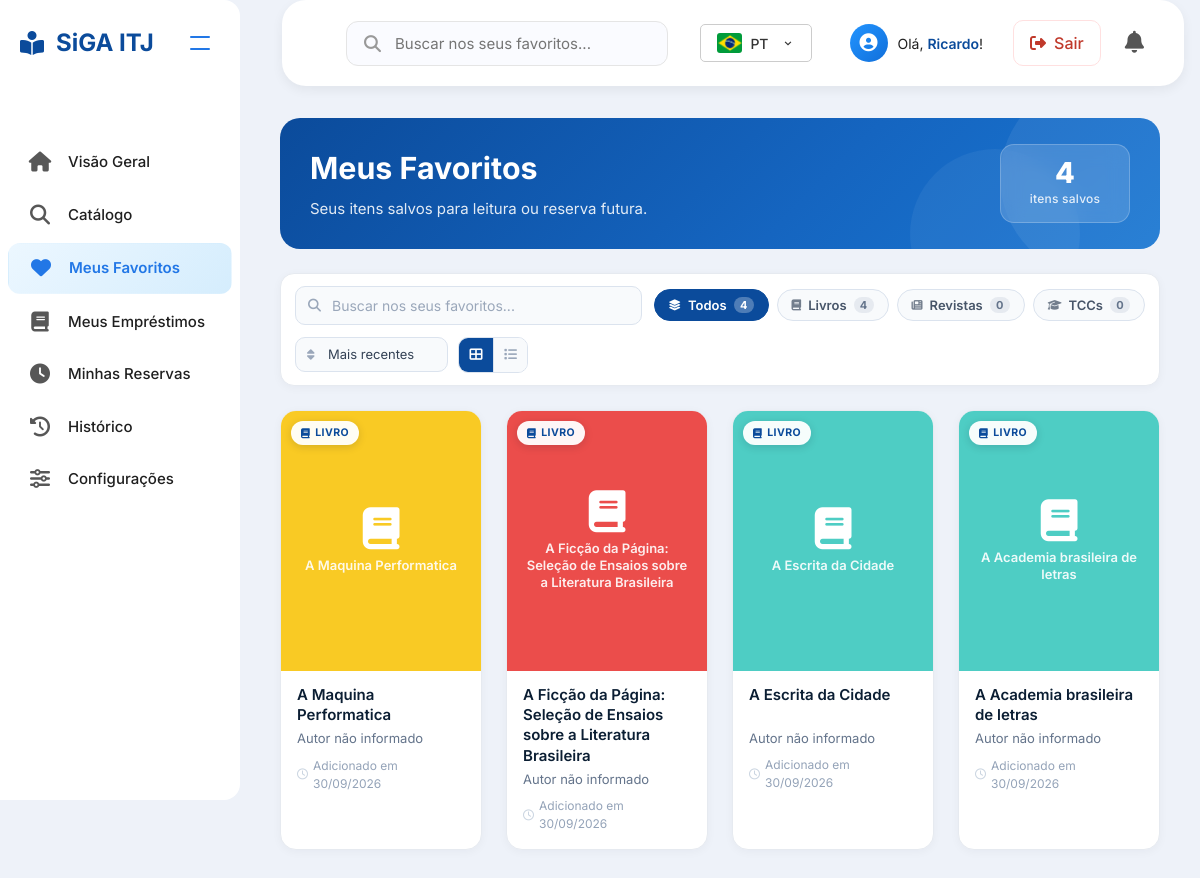
The page /aluno/favoritos.php (signed in) on the database its author committed.
### tables this page shows
CREATE TABLE `favoritos` (
  `id` int(11) NOT NULL,
  `usuario_id` bigint(20) UNSIGNED NOT NULL,
  `item_id` int(11) NOT NULL,
  `tipo_item` enum('livro','revista','tcc') NOT NULL,
  `data_favorito` datetime DEFAULT current_timestamp()
);

CREATE TABLE `catalogo` (
  `id_catalogo` int(11) NOT NULL,
  `titulo` varchar(255) NOT NULL,
  `autor` varchar(255) DEFAULT NULL,
  `tipo` enum('livro','revista','tcc') NOT NULL,
  `editora` varchar(255) DEFAULT NULL,
  `ano_publicacao` int(11) DEFAULT NULL,
  `isbn` varchar(20) DEFAULT NULL,
  `descricao` text DEFAULT NULL,
  `quantidade` int(11) DEFAULT 1,
  `localizacao` varchar(50) DEFAULT NULL,
  `capa_url` varchar(255) DEFAULT NULL,
  `destaque` tinyint(1) NOT NULL DEFAULT 0,
  `data_cadastro` timestamp NOT NULL DEFAULT current_timestamp()
);

### aluno/favoritos.php (the view, shortened to what this page needs)
<?php
require_once __DIR__ . '/verificar_login.php';
$usuario_id = $_SESSION['usuario_id'];
$sql_nome = "SELECT nome_aluno FROM login_aluno WHERE id_aluno = ?";
$stmt_nome = $conn->prepare($sql_nome);
$stmt_nome->bind_param("i", $usuario_id);
$stmt_nome->execute();
$primeiroNome = 'Aluno';
if ($row = $stmt_nome->get_result()->fetch_assoc()) {
    $primeiroNome = explode(' ', trim($row['nome_aluno']))[0];
}
$sql_fav = "
    SELECT f.item_id, f.tipo_item, f.data_favorito,
           c.titulo,
           c.autor AS subtitulo,
           c.capa_url AS capa,
           c.tipo
    FROM favoritos f
    INNER JOIN catalogo c ON f.item_id = c.id_catalogo AND f.tipo_item = c.tipo
    WHERE f.usuario_id = ?
    ORDER BY f.data_favorito DESC
";
$stmt_fav = $conn->prepare($sql_fav);
$stmt_fav->bind_param("i", $usuario_id);
$stmt_fav->execute();
$result_fav = $stmt_fav->get_result();
$favoritos = $result_fav->fetch_all(MYSQLI_ASSOC);
$totalFavoritos = count($favoritos);
$contagemTipos = ['livro' => 0, 'revista' => 0, 'tcc' => 0];
foreach ($favoritos as $fav) {
    if (isset($contagemTipos[$fav['tipo']])) {
        $contagemTipos[$fav['tipo']]++;
    }
}
?>
<!DOCTYPE html>
<html lang="pt-BR">
<head>
  <link rel="stylesheet" href="https://cdnjs.cloudflare.com/ajax/libs/font-awesome/6.5.0/css/all.min.css">
  <link rel="stylesheet" href="../assets/css/dashboard_aluno.css">
  <link rel="stylesheet" href="../assets/css/catalogo.css">
  <link rel="stylesheet" href="../assets/css/favoritos.css?v=<?= time() ?>">
  <link rel="stylesheet" href="../assets/css/student_unified.css">
  <link rel="stylesheet" href="../assets/css/notificacoes_aluno.css">
  <link rel="stylesheet" href="../assets/css/ui_alerts.css">
</head>
<body>
  <aside class="sidebar" id="sidebar">
    <div class="sidebar-header">
      <div class="sidebar-logo"><i class="fas fa-book-reader"></i><span>SiGA ITJ</span></div>
      <button class="collapse-icon" id="collapseBtn" title="Recolher menu">
        <span></span>
        <span></span>
      </button>
    </div>
    <nav class="sidebar-nav">
      <a href="dashboard_aluno.php" class="nav-item"><i class="fas fa-home"></i><span>Visão Geral</span></a>
      <a href="catalogo.php" class="nav-item"><i class="fas fa-search"></i><span>Catálogo</span></a>
      <a href="favoritos.php" class="nav-item active"><i class="fas fa-heart"></i><span>Meus Favoritos</span></a>
      <a href="meus_emprestimos.php" class="nav-item"><i class="fas fa-book"></i><span>Meus Empréstimos</span></a>
      <a href="reservas.php" class="nav-item"><i class="fas fa-clock"></i><span>Minhas Reservas</span></a>
      <a href="historico.php" class="nav-item"><i class="fas fa-history"></i><span>Histórico</span></a>
      <a href="configuracoes_aluno.php" class="nav-item"><i class="fas fa-sliders-h"></i><span>Configurações</span></a>
    </nav>
  </aside>
  <div class="main-content">
    <header class="top-header">
      <div class="search-container">
        <i class="fas fa-search search-icon"></i>
        <input type="text" id="search-input" placeholder="Buscar livros, autores, revistas..." autocomplete="off">
      </div>
      <div class="header-right">
        <div class="language-wrapper">
          <button class="language-button" aria-label="Selecionar idioma">
            <img src="../assets/Imagens/br.png" class="flag" alt="Bandeira do Brasil">
            <span>PT</span>
            <svg viewBox="0 0 24 24"><path d="M7 10l5 5 5-5"/></svg>
          </button>
        </div>
        <div class="user-info">
          <div class="user-avatar"><i class="fas fa-user-circle"></i></div>
          <span class="welcome">Olá, <strong id="user-name"><?= htmlspecialchars($primeiroNome) ?></strong>!</span>
        </div>
        <a href="logout_user.php" class="btn-logout" title="Sair">
          <i class="fas fa-sign-out-alt"></i>
          <span id="logout-text">Sair</span>
        </a>
        <div class="notification-container">
          <button class="notification-btn" id="notification-btn" title="Notificações">
            <i class="fas fa-bell"></i>
          </button>
        </div>
      </div>
    </header>
    <main class="container catalog-main">
      <div class="fav-hero">
        <div class="fav-hero-content">
          <h1 id="favoritos-title" data-i18n="page_title">
          </h1>
          <p id="favoritos-subtitle" data-i18n="page_subtitle">Seus itens salvos para leitura ou reserva futura.</p>
        </div>
        <?php if ($totalFavoritos > 0): ?>
          <div class="fav-hero-stats">
            <div class="stat-pill">
              <span class="stat-pill-num" id="stat-total"><?= $totalFavoritos ?></span>
              <span class="stat-pill-label"><?= $totalFavoritos == 1 ? 'item salvo' : 'itens salvos' ?></span>
            </div>
          </div>
        <?php endif; ?>
      </div>
      <?php if ($totalFavoritos > 0): ?>
      <div class="fav-toolbar" id="fav-toolbar">
        <div class="fav-search">
          <input type="text" id="fav-search-input" data-i18n-placeholder="search_placeholder" placeholder="Buscar nos seus favoritos..." autocomplete="off">
        </div>
        <div class="fav-chips" role="group" aria-label="Filtrar por tipo">
          <button type="button" class="fav-chip active" data-filter="todos">
            <i class="fas fa-layer-group"></i>
            <span class="chip-label" data-i18n="filter_all">Todos</span>
            <span class="chip-count"><?= $totalFavoritos ?></span>
          </button>
          <button type="button" class="fav-chip" data-filter="livro">
            <i class="fas fa-book"></i>
            <span class="chip-label" data-i18n="filter_livro">Livros</span>
            <span class="chip-count"><?= $contagemTipos['livro'] ?></span>
          </button>
          <button type="button" class="fav-chip" data-filter="revista">
            <i class="fas fa-newspaper"></i>
            <span class="chip-label" data-i18n="filter_revista">Revistas</span>
            <span class="chip-count"><?= $contagemTipos['revista'] ?></span>
          </button>
          <button type="button" class="fav-chip" data-filter="tcc">
            <i class="fas fa-graduation-cap"></i>
            <span class="chip-label" data-i18n="filter_tcc">TCCs</span>
            <span class="chip-count"><?= $contagemTipos['tcc'] ?></span>
          </button>
        </div>
        <div class="fav-controls-right">
          <div class="fav-sort">
            <select id="fav-sort-select" aria-label="Ordenar favoritos">
              <option value="recentes" data-i18n="sort_recentes">Mais recentes</option>
            </select>
          </div>
          <div class="fav-view-toggle" role="group" aria-label="Modo de visualização">
            <button type="button" class="active" data-view="grid" data-i18n-title="view_grid" title="Ver em grade" aria-pressed="true">
              <i class="fas fa-th-large"></i>
            </button>
            <button type="button" data-view="list" data-i18n-title="view_list" title="Ver em lista" aria-pressed="false">
              <i class="fas fa-list"></i>
            </button>
          </div>
        </div>
      </div>
      <?php endif; ?>
      <div class="catalog-grid" id="favoritos-grid">
        <?php if ($totalFavoritos > 0): ?>
            <?php foreach ($favoritos as $fav):
                $tipoLabel = ['livro' => 'Livro', 'revista' => 'Revista', 'tcc' => 'TCC'][$fav['tipo']] ?? 'Item';
                $tipoIcone = ['livro' => 'fa-book', 'revista' => 'fa-newspaper', 'tcc' => 'fa-graduation-cap'][$fav['tipo']] ?? 'fa-book';
            ?>
            <article class="catalogo-card favorito-card"
                 data-id="<?= $fav['item_id'] ?>"
                 data-tipo="<?= htmlspecialchars($fav['tipo']) ?>"
                 data-titulo="<?= htmlspecialchars($fav['titulo']) ?>"
                 data-autor="<?= htmlspecialchars($fav['subtitulo'] ?? '') ?>"
                 data-data="<?= !empty($fav['data_favorito']) ? strtotime($fav['data_favorito']) : 0 ?>">
              <span class="fav-type-badge type-<?= $fav['tipo'] ?>">
                <i class="fas <?= $tipoIcone ?>"></i> <?= $tipoLabel ?>
              </span>
              <div class="card-capa">
                 <?php if(!empty($fav['capa'])): ?>
                  <img src="<?= htmlspecialchars($fav['capa']) ?>" alt="Capa de <?= htmlspecialchars($fav['titulo']) ?>" loading="lazy">
                 <?php else: ?>
                  <div class="capa-placeholder" style="background: <?= getCoverColor($fav['item_id']) ?>">
                        <i class="fas <?= $tipoIcone ?>"></i>
                        <span><?= htmlspecialchars($fav['titulo']) ?></span>
                    </div>
                 <?php endif; ?>
              </div>
              <div class="card-info">
                <h4 title="<?= htmlspecialchars($fav['titulo']) ?>"><?= htmlspecialchars($fav['titulo']) ?></h4>
                <p class="autor"><?= htmlspecialchars($fav['subtitulo'] ?? 'Autor não informado') ?></p>
                <?php if (!empty($fav['data_favorito'])): ?>
                <div class="card-added">
                  <i class="far fa-clock"></i>
                  <span><span data-i18n="added_on">Adicionado em</span> <?= date('d/m/Y', strtotime($fav['data_favorito'])) ?></span>
                </div>
                <?php endif; ?>
              </div>
            </article>
            <?php endforeach; ?>
        <?php endif; ?>
      </div>
    </main>
  </div>
  <?php
  function getCoverColor($id) {
      $colors = [
          '#0b4b9b', '#17c8cc', '#6a11cb', '#f7971e', '#e91e63',
          '#11998e', '#4568dc', '#c94b4b', '#134e5e', '#ff6b6b',
          '#4ecdc4', '#45b7d1', '#f9ca24', '#6ab04c', '#eb4d4b'
      ];
      return $colors[$id % count($colors)];
  }
  ?>
</body>
</html>

### assets/css/catalogo.css (style rules this page uses)
.stat-pill { display: inline-flex; flex-direction: column; align-items: center; justify-content: center; gap: 2px; padding: 14px 22px; background: rgba(255,255,255,0.14); backdrop-filter: blur(10px); -webkit-backdrop-filter: blur(10px); border: 1px solid rgba(255,255,255,0.22); border-radius: 14px; min-width: 130px; }
.stat-pill-num { font-size: 1.8rem; font-weight: 800; line-height: 1; color: #fff; }
.stat-pill-label { font-size: 12px; font-weight: 500; opacity: 0.85; }
.catalogo-card { position: relative; background: #fff; border-radius: 16px; overflow: hidden; border: 1px solid #e6eaf0; box-shadow: 0 2px 10px rgba(15, 23, 42, 0.04); transition: transform 0.25s cubic-bezier(0.16, 1, 0.3, 1), box-shadow 0.25s ease, border-color 0.25s ease; cursor: pointer; display: flex; flex-direction: column; }
.card-capa { position: relative; height: 260px; background: linear-gradient(135deg, #f0f4fd, #e2ebf7); display: flex; align-items: center; justify-content: center; overflow: hidden; flex-shrink: 0; }
.capa-placeholder { display: flex; flex-direction: column; align-items: center; justify-content: center; gap: 8px; height: 100%; width: 100%; color: #fff; font-size: 42px; padding: 16px; text-align: center; }
.capa-placeholder span { font-size: 13px; font-weight: 600; line-height: 1.3; opacity: 0.9; display: -webkit-box; -webkit-box-orient: vertical; overflow: hidden; }
.card-info { padding: 14px 16px 16px; display: flex; flex-direction: column; flex: 1; gap: 4px; }
.card-info h4 { font-size: 15px; font-weight: 600; color: #0b1e33; margin: 0; line-height: 1.35; display: -webkit-box; -webkit-box-orient: vertical; overflow: hidden; min-height: 40px; }
.card-info .autor { font-size: 13px; color: #64748b; margin: 0; white-space: nowrap; overflow: hidden; text-overflow: ellipsis; }

### assets/css/student_unified.css (style rules this page uses)
:root { --student-content-padding: 32px 40px 56px; --student-radius: 14px; --student-shadow: 0 4px 16px rgba(15, 23, 42, .06); --student-primary: #0b4b9b; --student-danger: #b91c1c; --student-warning: #92400e; }
.main-content { min-width: 0; }
.container { width: 100%; }
.dashboard-main, .catalog-main, .loans-main, .reservas-main, .historico-main, .config-container { max-width: 1440px; margin: 0 auto; padding: var(--student-content-padding); box-sizing: border-box; }
.catalog-grid, .reservas-list, .historico-list, .loans-list { display: grid; grid-template-columns: repeat(auto-fill, minmax(200px, 1fr)); gap: 24px; }

### assets/css/notificacoes_aluno.css (style rules this page uses)
.notification-container { position: relative; }
.notification-btn { background: none; border: none; font-size: 22px; color: #555; cursor: pointer; position: relative; padding: 8px; border-radius: 50%; transition: background 0.2s, color 0.2s; }

### rows shown on the page
favoritos: catalogo.tipo "LIVRO", catalogo.titulo "A Maquina Performatica", catalogo.autor "Autor não informado", data_favorito "30/09/2026"
favoritos: catalogo.tipo "LIVRO", catalogo.titulo "A Ficção da Página: Seleção de Ensaios sobre a Literatura Brasileira", catalogo.autor "Autor não informado", data_favorito "30/09/2026"
favoritos: catalogo.tipo "LIVRO", catalogo.titulo "A Escrita da Cidade", catalogo.autor "Autor não informado", data_favorito "30/09/2026"
favoritos: catalogo.tipo "LIVRO", catalogo.titulo "A Academia brasileira de letras", catalogo.autor "Autor não informado", data_favorito "30/09/2026"

### other values the page prints
$primeiroNome "Ricardo"
$totalFavoritos "4"
$contagemTipos['livro'] "4"
$contagemTipos['revista'] "0"
$contagemTipos['tcc'] "0"
